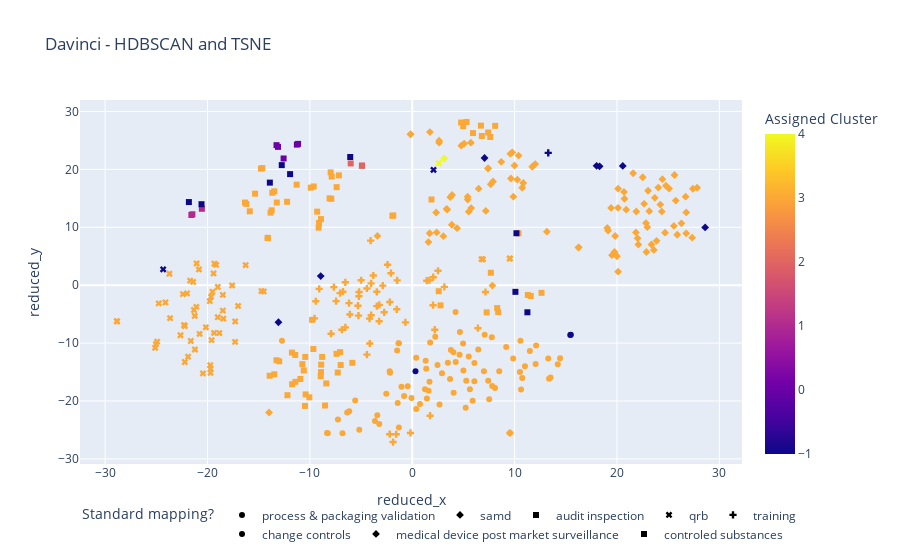

This figure's notebook cell:
### Markdown cell above
Visualize

### Code cell
embeddings_df[CLUSTER] = clusters.labels_

fig = px.scatter(
    embeddings_df,
    y=REDUCED_DIMS[1],
    x=REDUCED_DIMS[0],
    color=CLUSTER,
    symbol=TARGET,
    hover_data=[ORIGINAL_TEXT, TARGET],
    title="Davinci - HDBSCAN and TSNE"
)
fig.update_layout(uniformtext_mode="hide")
fig.update_layout(legend_orientation="h")
fig.show()
